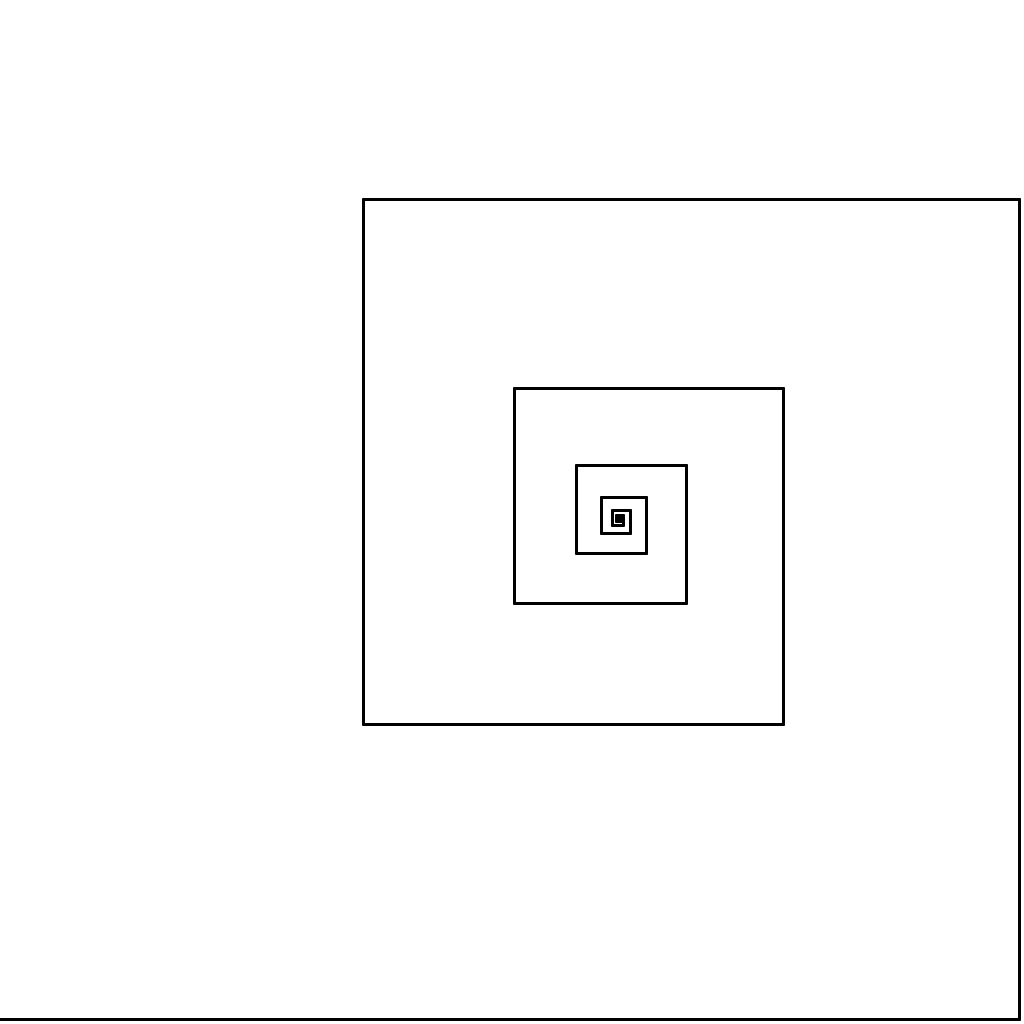
Frame 1 (no input)
Frame 60 (the mouse pressed at the canvas centre just before this capture): identical to frame 1, image omitted
Frame 120 (the mouse held since frame 60 and released just before this capture): identical to frame 1, image omitted

The Processing sketch that drew this single still picture (run headless with seeded random() and noise(); from frame 60 on, the mouse is pressed at the canvas centre):

// Processing sketch: mountain
// ── mountain.pde
int max_gen = 32;
void setup() {
  size(1024, 1024);
  strokeWeight(3);
  frameRate(20);
}
void draw() {
  background(255);
  loop_line(0, 0, -5, height - 5, width);
  save("loop_sample" + max_gen + ".png");
}
void loop_line(int gen, int dir, float x, float y, float len) {
  if (gen < max_gen){
    switch(dir){
      case 0:
      line(x, y, x + len, y);
      x += len;
    
      break;
      
      case 1:
      line(x, y, x, y - len);
      y -= len;
    
      break;
      
      case 2:
      line(x, y, x - len, y);
      x -= len;
    
      break;
      
      default:
      line(x, y, x, y + len);
      y += len;
      break;
    }
    len *= 0.8;
    dir = (dir + 1) % 4;
    loop_line(gen + 1, dir, x, y, len);  
  } 
}
void frac_line(int gen, int dir, float x, float y, float len) {
  // dir
  // 0: right
  // 1: up
  // 2: left
  // 3: down
  
  if (gen == max_gen){
    switch(dir){
      case 0:
      line(x, y, x + len, y);
      break;
      case 1:
      line(x, y, x, y - len);
      break;
      case 2:
      line(x, y, x - len, y);
      break;
      default:
      line(x, y, x, y + len);
      break;
    }
  }
  else {
    switch(dir){
      case 0:
      frac_line (gen + 1, dir, x, y, len / 3);
      x += len / 3;
      dir = (dir + 1) % 4;
      frac_line (gen + 1, dir, x, y, len / 3);
      y -= len / 3;
      dir = (dir + 3) % 4;
      frac_line (gen + 1, dir, x, y, len / 3);
      x += len / 3;
      dir = (dir + 3) % 4;
      frac_line (gen + 1, dir, x, y, len / 3);
      y += len / 3;
      dir = (dir + 1) % 4;
      frac_line (gen + 1, dir, x, y, len / 3);
      break;
      
      case 1:
      frac_line (gen + 1, dir, x, y, len / 3);
      y -= len / 3;
      dir = (dir + 1) % 4;
      frac_line (gen + 1, dir, x, y, len / 3);
      x -= len / 3;
      dir = (dir + 3) % 4;
      frac_line (gen + 1, dir, x, y, len / 3);
      y -= len / 3;
      dir = (dir + 3) % 4;
      frac_line (gen + 1, dir, x, y, len / 3);
      x += len / 3;
      dir = (dir + 1) % 4;
      frac_line (gen + 1, dir, x, y, len / 3);
      break;
      
      case 2:
      frac_line (gen + 1, dir, x, y, len / 3);
      x -= len / 3;
      dir = (dir + 1) % 4;
      frac_line (gen + 1, dir, x, y, len / 3);
      y += len / 3;
      dir = (dir + 3) % 4;
      frac_line (gen + 1, dir, x, y, len / 3);
      x -= len / 3;
      dir = (dir + 3) % 4;
      frac_line (gen + 1, dir, x, y, len / 3);
      y -= len / 3;
      dir = (dir + 1) % 4;
      frac_line (gen + 1, dir, x, y, len / 3);
      break;
      
      default:
      frac_line (gen + 1, dir, x, y, len / 3);
      y += len / 3;
      dir = (dir + 1) % 4;
      frac_line (gen + 1, dir, x, y, len / 3);
      x += len / 3;
      dir = (dir + 3) % 4;
      frac_line (gen + 1, dir, x, y, len / 3);
      y += len / 3;
      dir = (dir + 3) % 4;
      frac_line (gen + 1, dir, x, y, len / 3);
      x -= len / 3;
      dir = (dir + 1) % 4;
      frac_line (gen + 1, dir, x, y, len / 3);
      break;
    }
    
  }
}
